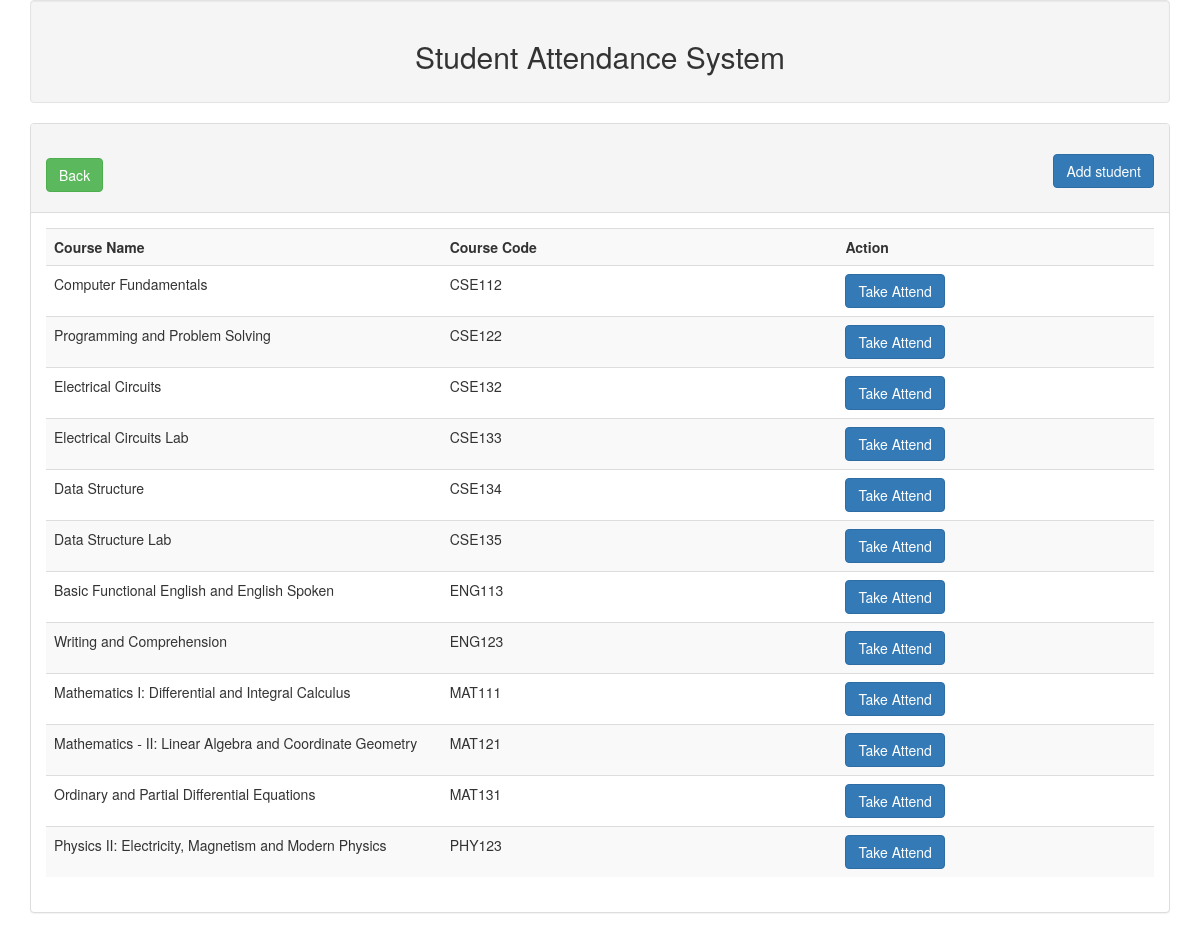
The page /theme/attendance/course_view.php on the database its author committed.
### tables this page shows
CREATE TABLE `course` (
  `cName` varchar(255) NOT NULL,
  `c_id` varchar(255) NOT NULL
);

### theme/attendance/lib/database.php (called while the page is built, shortened)
<?php
Class Database{
 public $host   = DB_HOST;
 public $user   = DB_USER;
 public $pass   = DB_PASS;
 public $dbname = DB_NAME;
 public $link;
private function connectDB(){
 $this->link = new mysqli($this->host, $this->user, $this->pass,
  $this->dbname);
 }
public function select($query){
  $result = $this->link->query($query) or
   die($this->link->error.__LINE__);
  if($result->num_rows > 0){
    return $result;
  } else {
    return false;
  }
 }
}

### theme/attendance/lib/student.php (called while the page is built, shortened)
<?php
$filepath = realpath(dirname(__FILE__));
include_once($filepath.'/database.php')
 ?>
<?php
 class Student
 {
 	private $db;
 	public function __construct()
 	{
 		$this->db = new Database();
 	}
 	public function getCourseList()
	{
 		$query = "SELECT distinct course.c_id,cName from attendence,course where course.c_id = attendence.c_id";
 		$result = $this->db->select($query);
 		return $result;
	}
 } ?>

### theme/attendance/course_view.php (the view, shortened to what this page needs)
<?php
include 'inc/header.php';
include 'lib/student.php';
?>
<div class="panel panel-default">
    <div class="panel-heading">
       <h2>
          <a class="btn btn-primary pull-right" href="add.php" title="">Add student</a>
          <a class="btn btn-success " href="../teacher/tFooter.php" title="">Back</a>
      </h2>
  </div>
  <div class="panel-body">
   <form action="" method="post" >
       <table class="table table-striped" align="center">
          <tr>
            <th width="25%">Course Name</th>
             <th width="25%">Course Code</th>
             <th width="20%">Action</th>
         </tr>
         <?php
         $stu = new Student();
         $get_courseCode = $stu->getCourseList();
         if ($get_courseCode) {
             while ($value = $get_courseCode->fetch_assoc()) {
               ?>
               <tr>
                <td><?php echo $value['cName']; ?></td>
                 <td><?php echo $value['c_id']; ?></td>
                 <td>
                    <a class="btn btn-primary" href="courseXstudent_attend.php?dt=<?php echo $value['c_id']; ?>" >Take Attend</a>
                </td>
            </tr>
            <?php      }  } ?>
       </table>
   </form>
</div>
</div>
</div>
</body>
</html>

### theme/attendance/inc/header.php (shortened to what this page needs)
<!doctype html>
<html>
    <head>
        <link rel="stylesheet" href="inc/bootstrap.min.css">
    </head>
    <body>
    	<div class="container">
    		<div class="well text-center">
    			<h2>Student Attendance System</h2>
    		</div>

### rows shown on the page
course: cName "Computer Fundamentals", c_id "CSE112"
course: cName "Programming and Problem Solving", c_id "CSE122"
course: cName "Electrical Circuits", c_id "CSE132"
course: cName "Electrical Circuits Lab", c_id "CSE133"
course: cName "Data Structure", c_id "CSE134"
course: cName "Data Structure Lab", c_id "CSE135"
course: cName "Basic Functional English and English Spoken", c_id "ENG113"
course: cName "Writing and Comprehension", c_id "ENG123"
course: cName "Mathematics I: Differential and Integral Calculus", c_id "MAT111"
course: cName "Mathematics - II: Linear Algebra and Coordinate Geometry", c_id "MAT121"
course: cName "Ordinary and Partial Differential Equations", c_id "MAT131"
course: cName "Physics II: Electricity, Magnetism and Modern Physics", c_id "PHY123"
